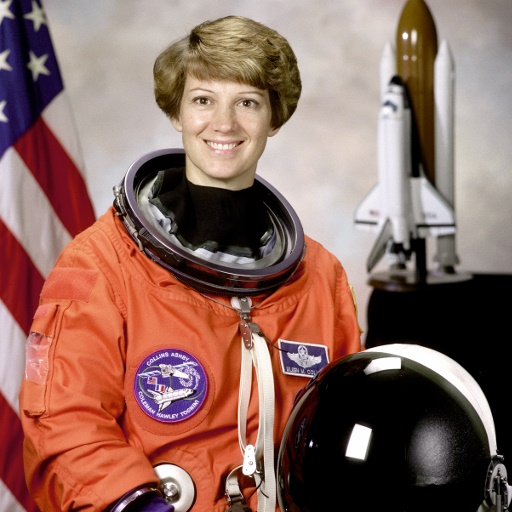
#> input picture 5th_year/Computer_Vision/lab7/image.jpg, 512 x 512 px
$ python canny-edge-detector.py
#> lines starting #> are read from the running program, lines starting #| are printed output that depends on the picture
import cv2

img = cv2.imread("image.jpg")
#> img is the input picture: shape (512, 512, 3); mean B, G, R 96.5, 105.8, 141.6
gray = cv2.cvtColor(img, cv2.COLOR_BGR2GRAY)
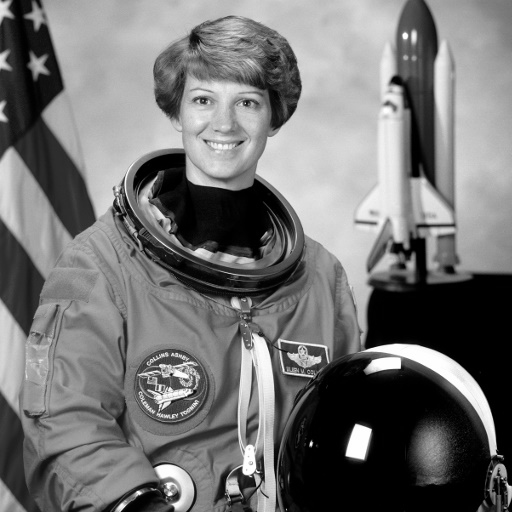
#> gray: shape (512, 512); min 0, max 255, mean 115.4
edges = cv2.Canny(gray, 100, 200, 3)
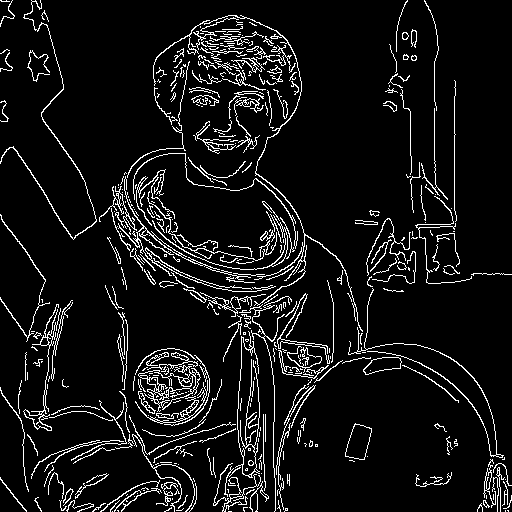
#> edges: shape (512, 512); 7.8% white in thin lines or dots
cv2.imshow("canny_edges", edges)
cv2.waitKey(0)
cv2.destroyAllWindows()

$ run again, with 5th_year/Computer_Vision/lab7/template.png saved as 5th_year/Computer_Vision/lab7/image.jpg
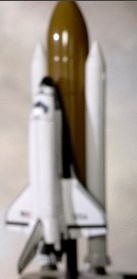
#> input picture 5th_year/Computer_Vision/lab7/template.png, 137 x 279 px
#> img is the input picture: shape (279, 137, 3); mean B, G, R 147.7, 155, 163.7
#> `gray = cv2.cvtColor(img, cv2.COLOR_BGR2GRAY)`:
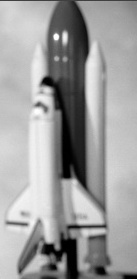
#> gray: shape (279, 137); min 0, max 255, mean 156.8
#> `edges = cv2.Canny(gray, 100, 200, 3)`:
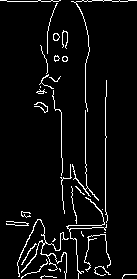
#> edges: shape (279, 137); 5.1% white in thin lines or dots
